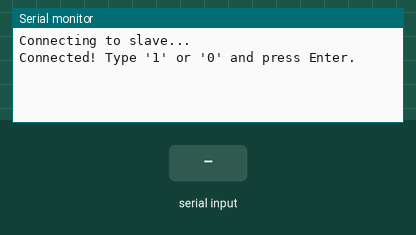
This sketch was run on a simulated ESP32. On the bench: the last lines printed to the serial monitor. The test bench sets the inputs (shaded band). Nothing arrives over Bluetooth unless stated.

Above: at 1.2 s.
1.3 s: "1" received over the second serial link
At 2.4 s:
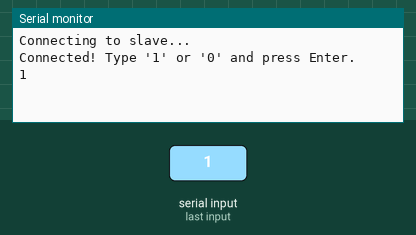
2.8 s: "0" received over the second serial link
At 3.6 s:
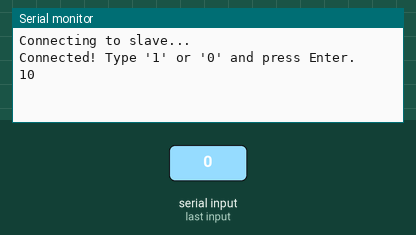

Measured:
- after the input at 1.3 s, the serial monitor: prints a new line at once (image 1)
- after the input at 2.8 s, the serial monitor: prints a new line at once (image 2)

The sketch:

MASTER.ino
```cpp
// Activity #3
// 3.2 BT Master-Slave: MASTER (Central)

#include "BluetoothSerial.h"

BluetoothSerial SerialBT;

// Paste the slave's MAC address here (from the slave's Serial Monitor output)
uint8_t slaveAddress[6] = {0xB4, 0xBF, 0xE9, 0x05, 0xED, 0x7A};

void setup() {
  Serial.begin(115200);
  SerialBT.begin("ESP32_MASTER", true);  // true = master mode

  Serial.println("Connecting to slave...");
  if (SerialBT.connect(slaveAddress)) {
    Serial.println("Connected! Type '1' or '0' and press Enter.");
  } else {
    Serial.println("Connection failed - check MAC address / slave is powered on.");
  }
}

void loop() {
  if (Serial.available()) {
    char c = Serial.read();
    SerialBT.write(c);
  }
  if (SerialBT.available()) {
    Serial.write(SerialBT.read());
  }
}
```
